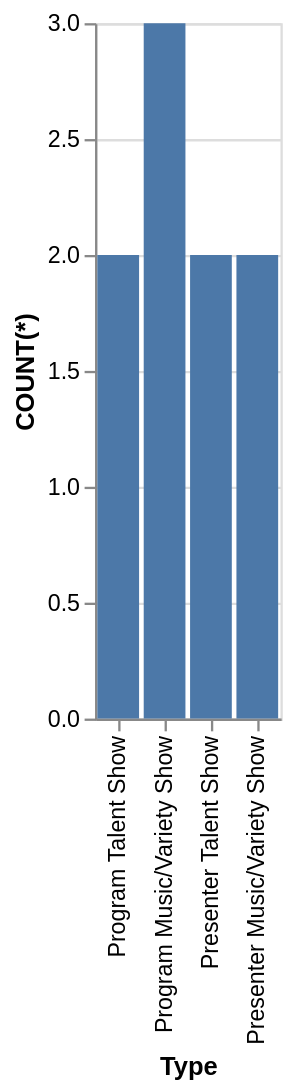

Describe this chart as a Vega-Lite specification.
### Vega-Lite specification from a JSON file in a GitHub repository (floating-point values rounded to 4 significant figures)
{"data": {"values": [{"x_data": "Program Talent Show", "y_data": 2}, {"x_data": "Program Music/Variety Show", "y_data": 3}, {"x_data": "Presenter Talent Show", "y_data": 2}, {"x_data": "Presenter Music/Variety Show", "y_data": 2}]}, "mark": "bar", "encoding": {"x": {"field": "x_data", "type": "nominal", "title": "Type", "sort": "descending"}, "y": {"field": "y_data", "type": "quantitative", "title": "COUNT(*)"}}}
